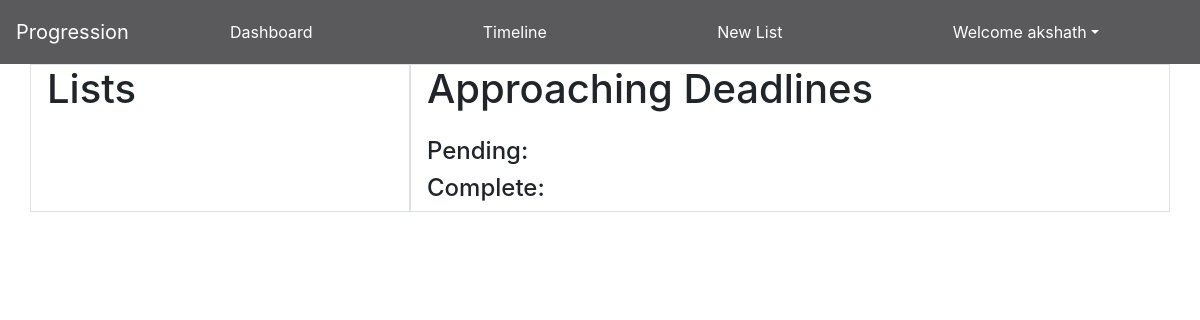
The app's page / (signed in), older data.
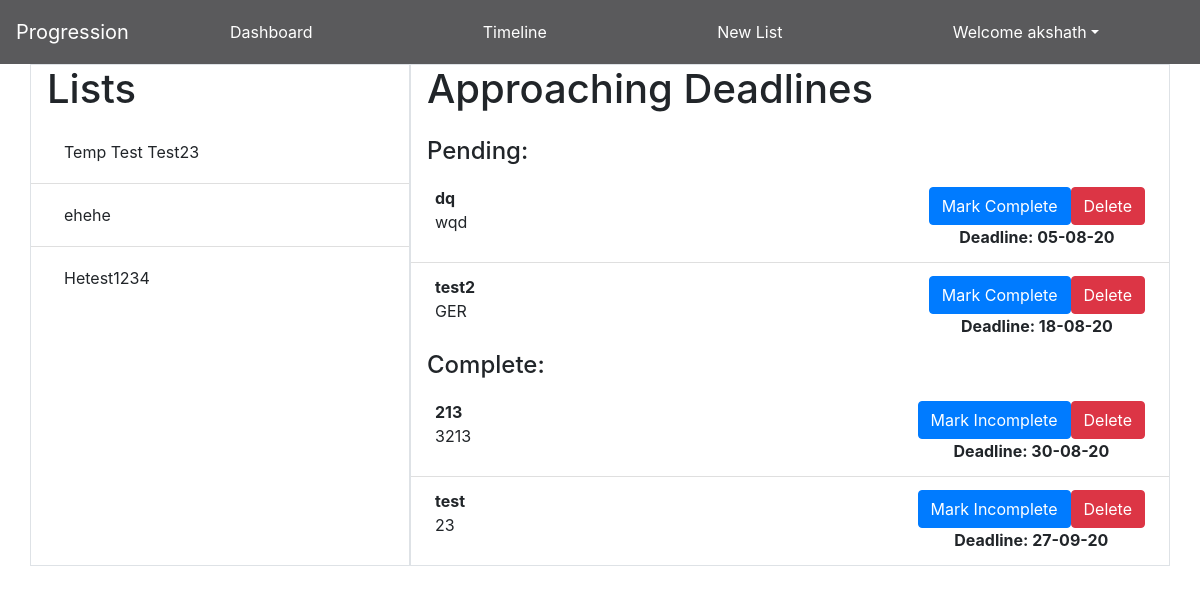
The same page, newer data.
### TaskManager/models.py (models this page shows, shortened)
class List(models.Model):
    name=models.TextField(max_length=16)
    user=models.ForeignKey(User, on_delete=models.CASCADE)

class Task(models.Model):
    _list = models.ForeignKey(List, on_delete=models.CASCADE)
    title = models.TextField(max_length=16)
    description = models.TextField(max_length=1024)
    deadline = models.DateTimeField(null=True, blank=True)
    complete = models.BooleanField(default=False)   #For todo list later
    date_complete = models.DateTimeField(null=True, blank=True, default=None)

### TaskManager/views.py (the view)
# urls.py: 2. Add a URL to urlpatterns:  path('', Home.as_view(), name='home')
class Home(LoginRequiredMixin, View):
    def get(self, request):
        _lists = List.objects.filter(user=request.user)
        incomplete_tasks = Task.objects.filter(_list__user=request.user).filter(complete=False).exclude(deadline__isnull=True).order_by('deadline')
        complete_tasks = Task.objects.filter(_list__user=request.user).filter(complete=True).exclude(deadline__isnull=True).order_by('deadline')
        context = {'list':_lists, 'incomplete_tasks':incomplete_tasks, 'complete_tasks':complete_tasks}
        response = render(request, 'TaskManager/home.html', context)
        response["Cache-Control"] = "no-cache, no-store, must-revalidate"
        response["Pragma"] = "no-cache"
        response["Expires"] = "0"
        return response

### TaskManager/templates/TaskManager/home.html (shortened to what this page needs)
{%extends 'base.html'%}
{%load static%}
{%block body%}
{%include 'navbar.html'%}
<div class="container bg-white flex-fill">
    <div class="row">
        <div id="lists" class="col-12 col-md-4 border px-0">
            <h1 class="px-3">Lists</h1>
            <ul class="list-group list-group-flush">
                {%for item in list%}
                <li class="list-group-item"><a class="btn btn-block text-left" href="{%url 'list_details' item.id%}"> {{item.name}} </a> </li>
                {%endfor%}
            </ul>
        </div>
        <div class="col-12 col-md-8 border px-0">
            <h1 class="px-md-3 pb-3">Approaching Deadlines</h1>
            {%include 'TaskManager/task_list.html'%}
        </div>
    </div>
</div>
{%endblock%}

### Accounts/templates/base.html (shortened to what this page needs)
{%load static%}
<!DOCTYPE html>
<html lang="en">
<head>
    <link rel="stylesheet" href="https://maxcdn.bootstrapcdn.com/bootstrap/4.5.0/css/bootstrap.min.css">
    <link rel="stylesheet" href="{% static 'base.css' %}">
</head>
<body class="d-flex flex-column">
    {%block body%}
    {%endblock%}
</body>
</html>

### Accounts/templates/navbar.html (shortened to what this page needs)
<nav class="navbar navbar-expand-sm nav-pills custom-dark">
    <a href="" class="navbar-brand mr-3">Progression</a>
    <ul class="navbar-nav justify-content-around w-100">
        <li class="nav-item">
            <a class="nav-link my-1" href="{%url 'home'%}">
                Dashboard
            </a>
        </li>
        <li class="nav-item">
            <a class="nav-link my-1" href="{%url 'timeline'%}">
                Timeline
            </a>
        </li>
        <li class="nav-item">
            <a class="nav-link my-1" href="{%url 'list_create'%}">
                New List
            </a>
        </li>
        {%if user.is_authenticated%}
        <li class="nav-item dropdown">
            <a href="#" class="nav-link dropdown-toggle my-1" data-toggle="dropdown"> Welcome {{user.username}}</a>
        </li>
        {%endif%}
    </ul>
</nav>

### TaskManager/templates/TaskManager/task_list.html (shortened to what this page needs)
<h4 class="px-md-3">Pending:</h4>
<ul id='incomplete-tasks-list' class="list-group list-group-flush">
    {%for task in incomplete_tasks%}
    <li id="{{task.id}}" class="list-group-item px-2 px-md-4 d-flex">
        <div class='flex-fill'>
            <strong>{{task.title}}</strong>
            <p>{{task.description}}</p>
        </div>
        <div class="d-flex flex-column float-right justify-content-center align-items-center">
            <div>
                <button class="btn btn-danger float-right my-auto delete-btn" data-toggle="modal" data-target="#delete_task_modal">
                    Delete
                </button>
                <button class="btn btn-primary float-right my-auto toggle-btn">
                    Mark Complete
                </button>
            </div>
            <strong class="text-nowrap">Deadline:
                {% with deadline=task.deadline.date|date:"d-m-y" %}
                    {{deadline|default:"Not due"}}
                {% endwith %}
            </strong>
        </div>
    </li>
    {%endfor%}
</ul>
<h4 class="px-md-3">Complete:</h4>
<ul id='complete-tasks-list' class="list-group list-group-flush">
    {%for task in complete_tasks%}
        <li id="{{task.id}}" class="list-group-item px-2 px-md-4 d-flex">
            <div class='flex-fill'>
                <strong>{{task.title}}</strong>
                <p>{{task.description}}</p>
            </div>
            <div class="d-flex flex-column float-right justify-content-center align-items-center">
                <div>
                    <button class="btn btn-danger float-right my-auto delete-btn" data-toggle="modal" data-target="#delete_task_modal">
                        Delete
                    </button>
                    <button class="btn btn-primary float-right my-auto toggle-btn">
                        Mark Incomplete
                    </button>
                </div>
                <strong class="text-nowrap">Deadline:
                    {% with deadline=task.deadline.date|date:"d-m-y" %}
                        {{deadline|default:"Not due"}}
                    {% endwith %}
                </strong>
            </div>
        </li>
    {%endfor%}
</ul>

### Accounts/static/base.css (style rules this page uses)
body { min-height: 100vh; }
.custom-dark { color:white; background-color: rgba(35, 35, 38, 0.75); }
.custom-dark a { color:white; }

Row changes from the older to the newer data that the page shows:
added List: name "Temp Test Test23"
added List: name "ehehe"
added List: name "Hetest1234"
added Task: title "dq", description "wqd", deadline "05-08-20", shown under "Pending:"
added Task: title "test2", description "GER", deadline "18-08-20", shown under "Pending:"
added Task: title "213", description "3213", deadline "30-08-20", shown under "Complete:"
added Task: title "test", description "23", deadline "27-09-20", shown under "Complete:"
